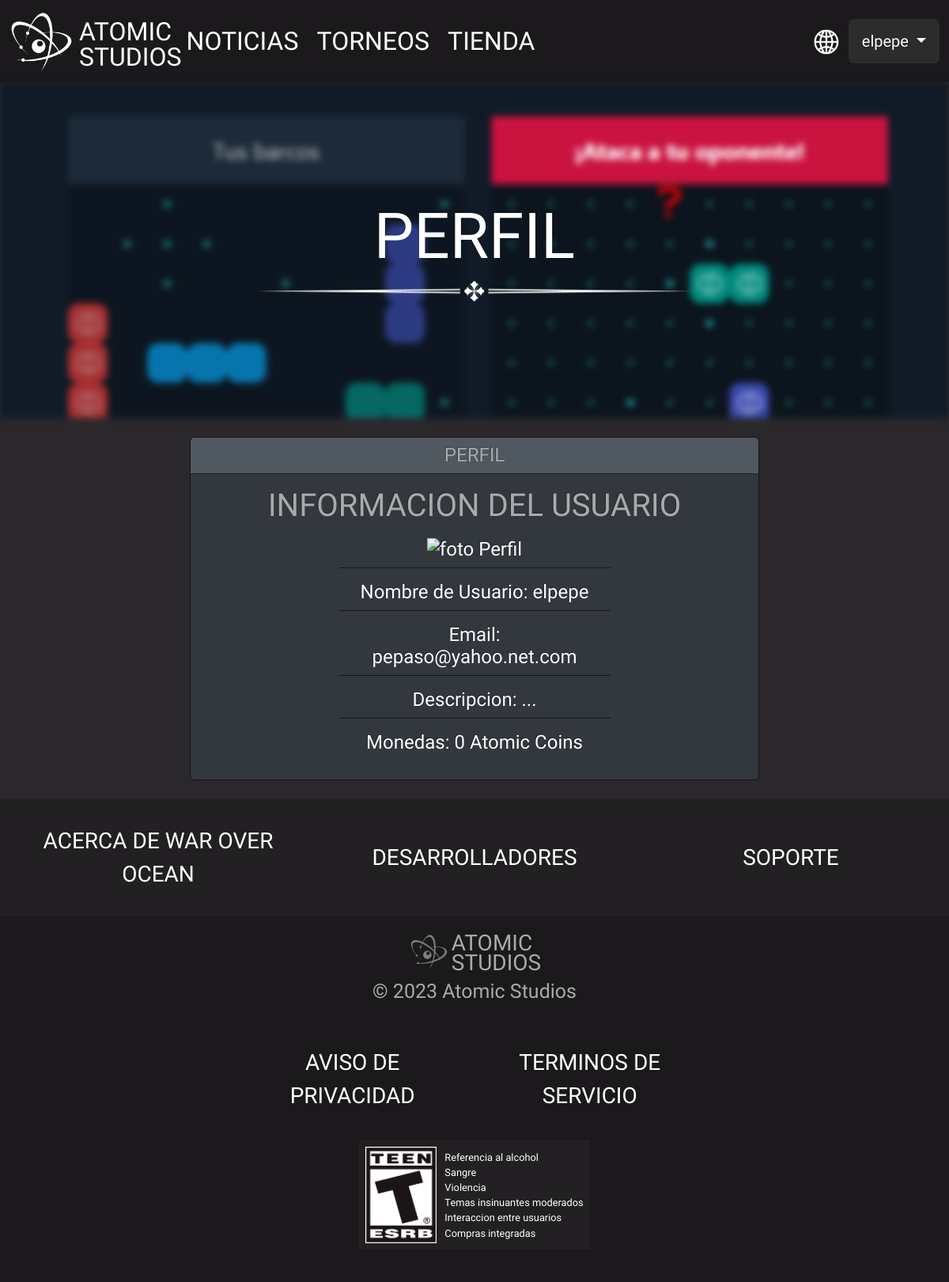
Page /main.php?section=perfil&la=esp (signed in) on the committed database.
### tables this page shows
CREATE TABLE `usuarios` (
  `id` int(10) UNSIGNED NOT NULL,
  `nombre` varchar(50) NOT NULL,
  `email` varchar(50) NOT NULL,
  `clave` varchar(200) NOT NULL,
  `genero` varchar(30) NOT NULL,
  `fotoPerfil` varchar(200) DEFAULT NULL,
  `monedas` mediumint(8) UNSIGNED NOT NULL,
  `descripcion` varchar(200) NOT NULL DEFAULT '"..."',
  `flota_id` tinyint(3) UNSIGNED NOT NULL,
  `fecha_alta` date NOT NULL,
  `fecha_baja` date DEFAULT NULL,
  `victorias` mediumint(8) UNSIGNED NOT NULL,
  `partidas` mediumint(8) UNSIGNED NOT NULL,
  `esMod` tinyint(1) NOT NULL DEFAULT 0
);

### main.php (called while the page is built)
<?php
    $section = $_GET['section'];
    require_once 'views/layout.php';
?>

### modelos/current-user.php (called while the page is built, shortened)
<?php
    if (isset($_SESSION['user_id'])) {
        $qryUser = "SELECT id, nombre, email, esMod, monedas, descripcion, fotoPerfil FROM usuarios WHERE id = " . $_SESSION['user_id'] . ";";
        $resUser = mysqli_query($conn, $qryUser);
        $user = mysqli_fetch_assoc($resUser);
    }
?>

### views/perfil.php (the view)
<div style="width: 60%; margin: 0 auto;" class="card text-center">
    <div class="card-header h4">
        PERFIL
    </div>
    <div class="card-body">
        <h5 class="card-title h1">INFORMACION DEL USUARIO</h5>
        <ul class="w-50 m-auto list-group list-group-flush">
            <li class="list-group-item h4"><img src="<?php echo $user['fotoPerfil']?>" style="height: 160px;" alt="foto Perfil"></li>
            <li class="list-group-item h4">Nombre de Usuario: <?php echo ($user["nombre"]); ?></li>
            <li class="list-group-item h4">Email: <?php echo ($user["email"]); ?></li>
            <li class="list-group-item h4">Descripcion: <?php echo ($user["descripcion"]); ?></li>
            <li class="list-group-item h4">Monedas: <?php echo ($user["monedas"]); ?> Atomic Coins </li>
        </ul>
    </div>
</div>

### views/layout.php (shortened to what this page needs)
<?php
    require_once 'includes/config.php';
    require_once 'modelos/current-user.php';
?>
<!DOCTYPE html>
<html lang="es">
<head>
    <link rel="stylesheet" href="css/bootstrap.css">
    <link rel="stylesheet" href="css/styles.css">
</head>
<body>
    <?php
    if(file_exists('includes/languages/' . $_GET['la'] . '.ini')){
        $lang = parse_ini_file('includes/languages/' . $_GET['la'] . '.ini', true, INI_SCANNER_RAW);
    } else{
        header('Location: index.php');
    }?>
    <div class="row w-100 m-0" style="background-color: #1B191B;">
        <a class="col-sm-4 col-md-3 col-lg-2 d-flex homewoo align-self-center mt-1 p-0" href="?section=war-over-ocean&la=<?php echo $_GET['la']?>" style="text-decoration: none;">
            <img src="img/logo.png" class="col-sm-6 d-none d-sm-block" alt="LOGO" style="rotate: -90deg;">
            <div class="col-12 col-sm-6 text-sm-start text-center text-white align-self-center fs-2 lh-1 mt-1">ATOMIC <br class='d-none d-sm-block'>STUDIOS</div>
        </a>
        <div class="row col-sm-8 col-md-9 col-lg-10 p-0 fs-2 ps-4">
            <div class="col-lg-6 d-flex justify-content-around align-items-start">
                <a class="links lnav text-white align-self-center" href="?section=noticias&la=<?php echo $_GET['la']?>" style="text-decoration: none;"><?php echo $lang['nav']['n']?></a>
                <a class="links lnav text-white align-self-center" href="?section=torneos&la=<?php echo $_GET['la']?>" style="text-decoration: none;"><?php echo $lang['nav']['t']?></a>
                <a class="links lnav text-white align-self-center" href="?section=tienda&la=<?php echo $_GET['la']?>" style="text-decoration: none;"><?php echo $lang['nav']['t1']?></a>
            </div>
            <div class="col-lg-6 d-flex justify-content-around justify-content-lg-end align-items-center text-center p-0">
                <div class="dropdown-center">
                    <button class="btn btn-sm" type="button" style="border: none;" data-bs-toggle="dropdown" aria-expanded="false" data-bs-offset="10,20">
                        <img src="img/language.png" alt="lang-icon" style="width: 40px; cursor: pointer;">
                    </button>
                </div>
            <?php
                if(!empty($user)){ ?>
                    <div class="dropdown fs-3">
                        <button class="btn dropdown-toggle text-white fs-5" style="background-color: #2c2c2c; border-color: transparent;" type="button" data-bs-toggle="dropdown" aria-expanded="false" data-bs-offset="10,20">
                            <?php echo $user['nombre']; ?>
                        </button>
                    </div>
            <?php } ?>
            </div>
        </div>
    </div>
    <?php if ($section != 'war-over-ocean') {?>
        <div class="row position-relative w-100 m-0">
            <img src="img/background.png" alt="IMAGE" class="img-fluid p-0" style="filter: blur(4px);">
            <div class="text-center position-absolute top-50 start-50 translate-middle p-0" style="transform: translate(-50%, -50%);">
                <h1 class="text-center text-uppercase font-weight-bold display-1 text-white"><?php echo $lang[str_replace("-", " ", $section)]['title']?></h1>
                <img src="img/linea.png" class="img-fluid" style="filter: invert(100%);" alt="IMAGE">
            </div>
        </div>
        <div class="my-4 w-100">
            <?php require_once "views/" . $section . ".php"?>
        </div>
    <?php }else { require_once "views/" . $section . ".php";}?>
    <div class="row w-100 m-0 d-flex justify-content-around align-items-center py-4 fs-3" style="background-color: #222022;">
        <a class="links col-sm-4 text-center text-white p-2" style="text-decoration: none;" href="?section=acerca-de-woo&la=<?php echo $_GET['la']?>"><?php echo $lang['navBottom']['a']?></a>
        <a class="links col-sm-4 text-center text-white p-2" style="text-decoration: none;" href="?section=desarrolladores&la=<?php echo $_GET['la']?>"><?php echo $lang['navBottom']['d']?></a>
        <a class="links col-sm-4 text-center text-white p-2" style="text-decoration: none;" href="?section=soporte&la=<?php echo $_GET['la']?>" ><?php echo $lang['navBottom']['s']?></a>
    </div>
    <div class="d-flex flex-column align-items-center justify-content-center py-3" style="background-color: #1B191B;">
        <div class="d-flex flex-column">
            <div class="d-flex align-self-center fs-3">
                <img src="img/logo.png" alt="LOGO" style="max-width: 60px; height: auto; rotate: -90deg; filter:invert(50%);">
                <div class="text-grey align-self-center" style="line-height: 25px; margin-right: 5px;">ATOMIC<br>STUDIOS</div>
            </div>
            <p class="text-center" style="font-size: 25px">&copy 2023 Atomic Studios</p>
        </div>
        <div class="d-flex justify-content-center w-50 py-2" style="margin: 20px 0;">
            <a class="links text-white text-center lead fs-3" href="?section=aviso-de-privacidad&la=<?php echo $_GET['la']?>" style="margin-left: 25px; margin-right: 25px; text-decoration: none;"><?php echo $lang['footer']['a']?></a>
            <a class="links text-white text-center lead fs-3" href="?section=terminos-de-servicio&la=<?php echo $_GET['la']?>" style="margin-left: 25px; margin-right: 25px; text-decoration: none;"><?php echo $lang['footer']['te']?></a>
        </div>
        <div class="d-flex py-2 px-2" style="background-color: #222022; margin-bottom: 25px;">
            <img src="img/clasificacion.png" alt="TEENS ONLY" style="width: 90px; margin-right: 10px;">
            <div class="text-white align-self-center" style="font-size: 0.8em">
                <?php echo $lang['footer']['txt']?>
            </div>
        </div>
    </div>
</body>
</html>

### css/styles.css (style rules this page uses)
* { font-family: 'Chau Philomene One', sans-serif; user-select: none; }
body { margin: 0px; background-color: #2B282C; }
.links { padding: 7px; }
* { font-family: 'Chau Philomene One', sans-serif; }

### rows in the picture
usuarios: nombre "elpepe", email "pepaso@yahoo.net.com", descripcion "...", monedas "0"

### other values in the picture
$lang['nav']['n'] "NOTICIAS"
$lang['nav']['t'] "TORNEOS"
$lang['nav']['t1'] "TIENDA"
$lang[str_replace("-", " ", $section)]['title'] "PERFIL"
$lang['navBottom']['a'] "ACERCA DE WAR OVER OCEAN"
$lang['navBottom']['d'] "DESARROLLADORES"
$lang['navBottom']['s'] "SOPORTE"
$lang['footer']['a'] "AVISO DE PRIVACIDAD"
$lang['footer']['te'] "TERMINOS DE SERVICIO"
$lang['footer']['txt'] "Referencia al alcohol Sangre Violencia Temas insinuantes moderados Interaccion entre usuarios Compras integradas"
